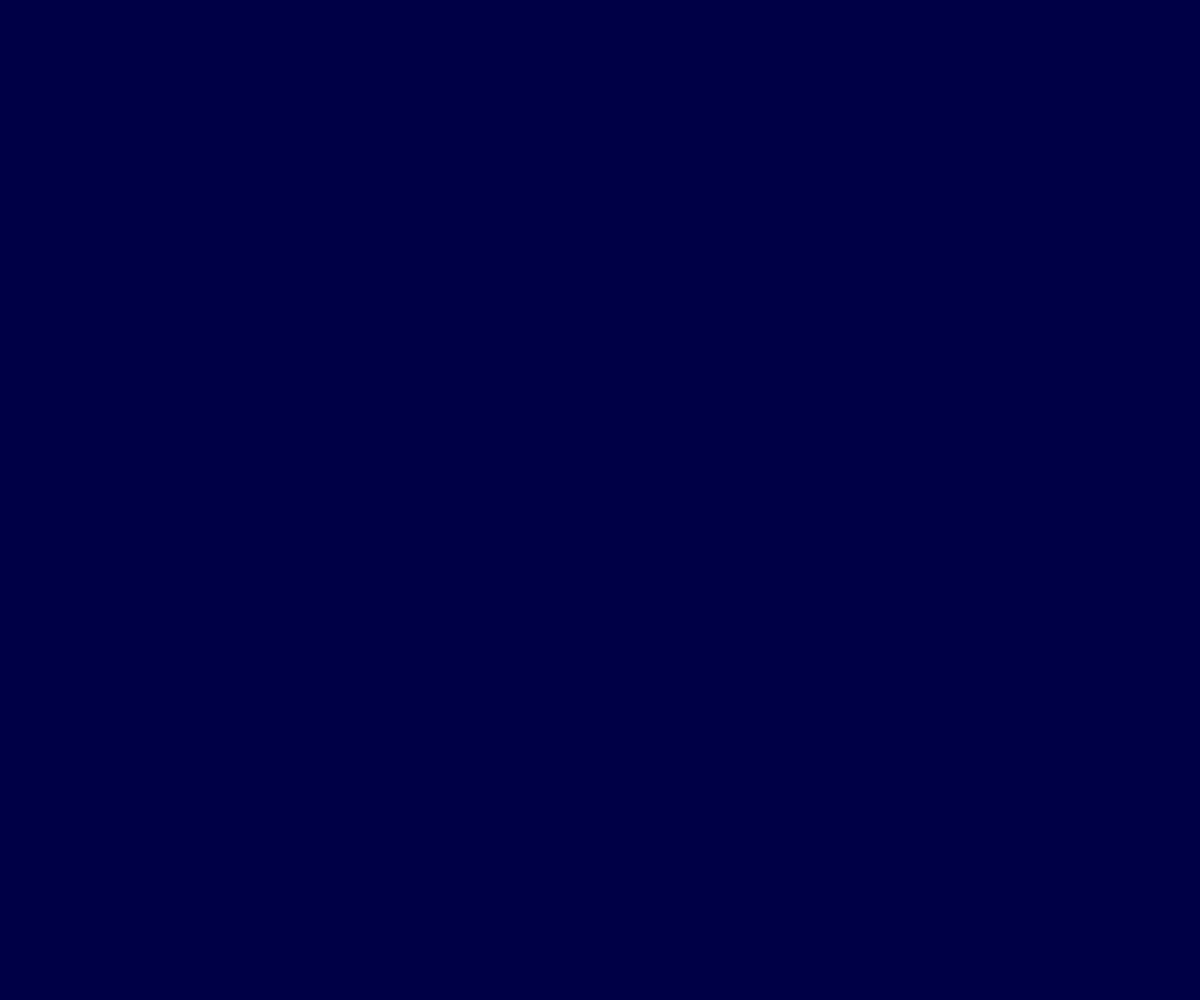
Frame 1 (no input)
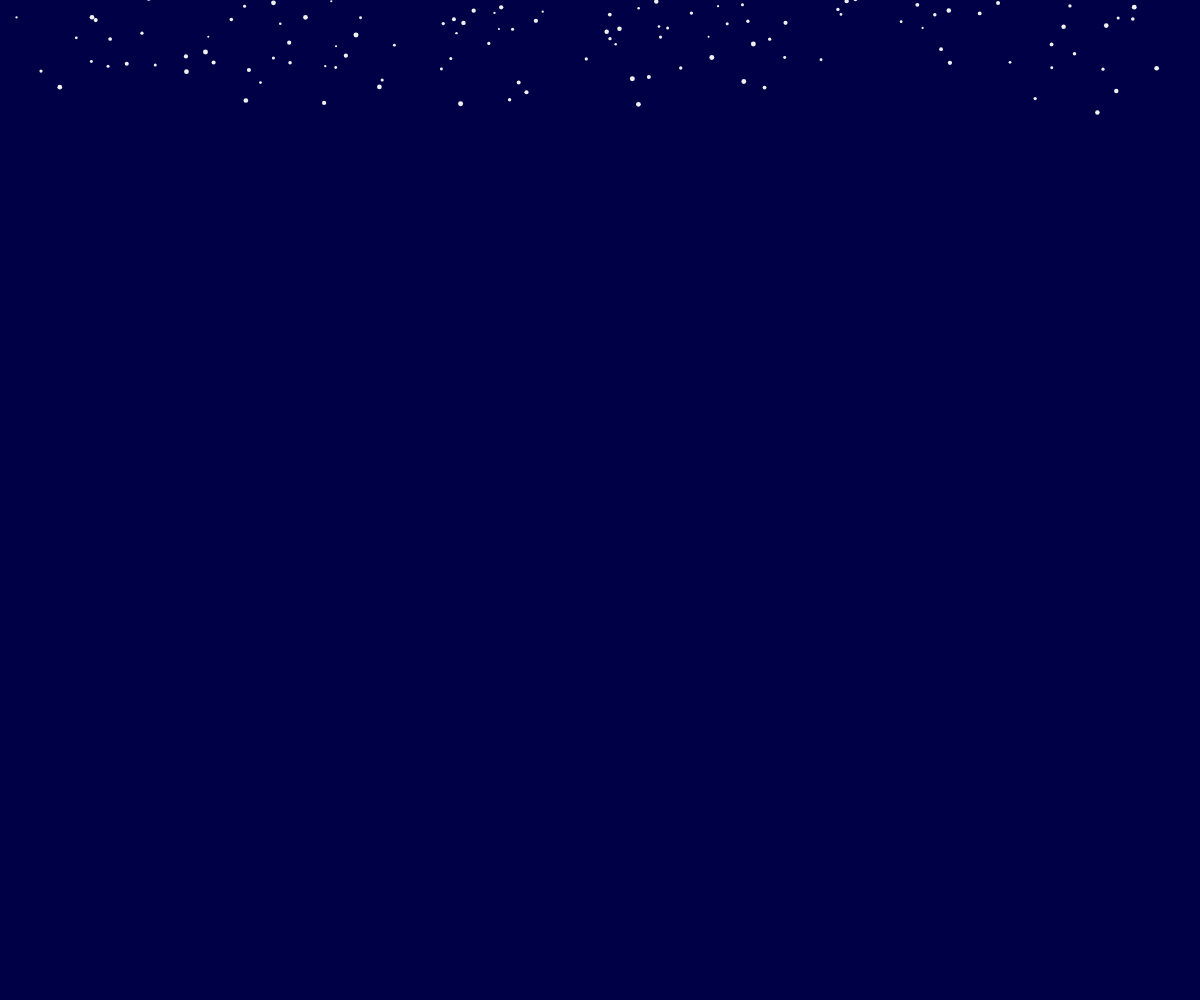
Frame 60 (no input)
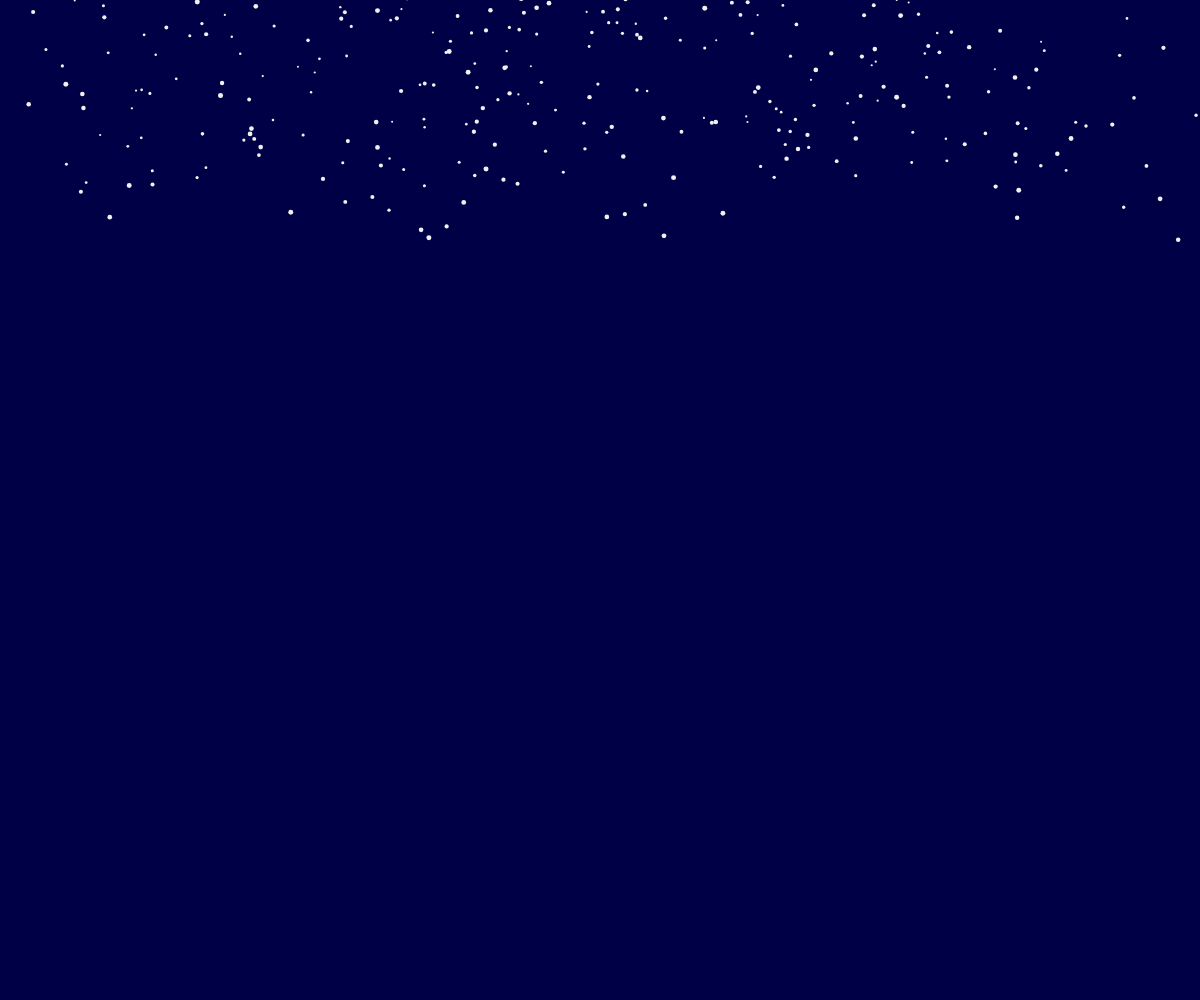
Frame 120 (the mouse pressed at the canvas centre since frame 60)

The p5.js sketch that drew these frames (run headless with seeded random() and noise() and a simulated clock; from frame 60 on, the mouse is pressed at the canvas centre):

// p5.js sketch
// ── sketch.js
let snowflakes = [];

function setup() {
    createCanvas(windowWidth, windowHeight);
    fill(240);
    noStroke();
}

function draw() {
    background(0, 0, 70);
    let t = frameCount / 60;

    for (let i = 0; i < random(5); i++) {
        snowflakes.push(new snowflake());
    }

    for (let flake of snowflakes) {
        flake.update(t);
        flake.display();
    }
}


function snowflake() {

    this.posX = 0;
    this.posY = random(-50, 0);
    this.initialangle = random(0, 2 * PI);
    this.size = random(2, 5);


    this.radius = sqrt(random(pow(width / 2, 2)));

    this.update = function (time) {

        let w = 0.6;
        let angle = w * time + this.initialangle;
        this.posX = width / 2 + this.radius * sin(angle);


        this.posY += pow(this.size, 0.5);


        if (this.posY > height) {
            let index = snowflakes.indexOf(this);
            snowflakes.splice(index, 2);
        }
    };

    this.display = function () {
        ellipse(this.posX, this.posY, this.size);
    }
}
